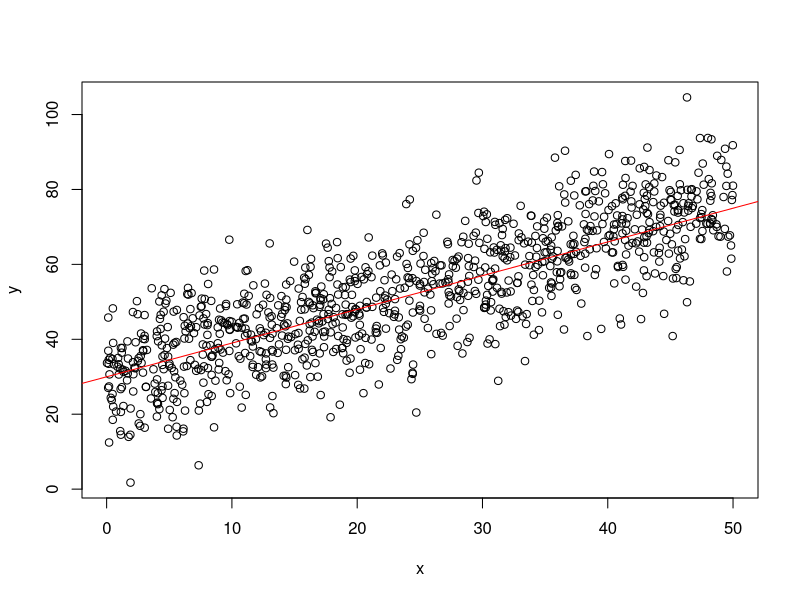
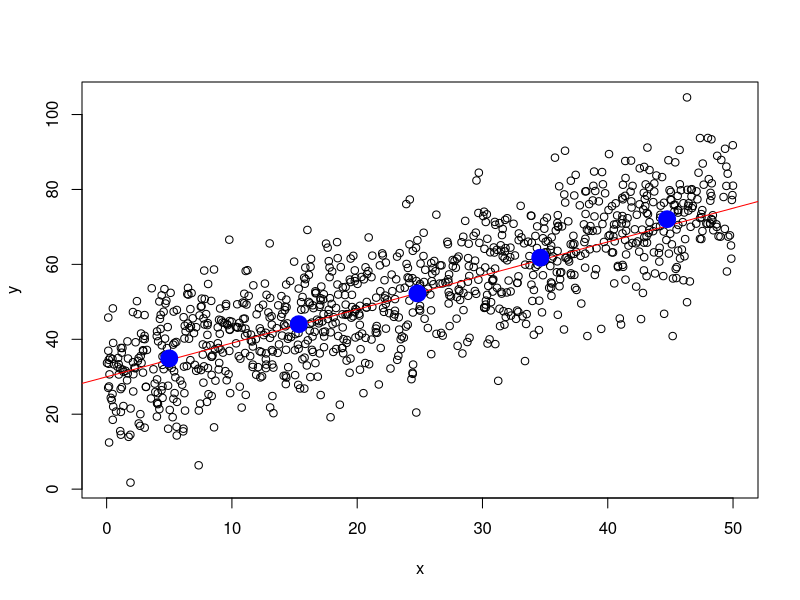
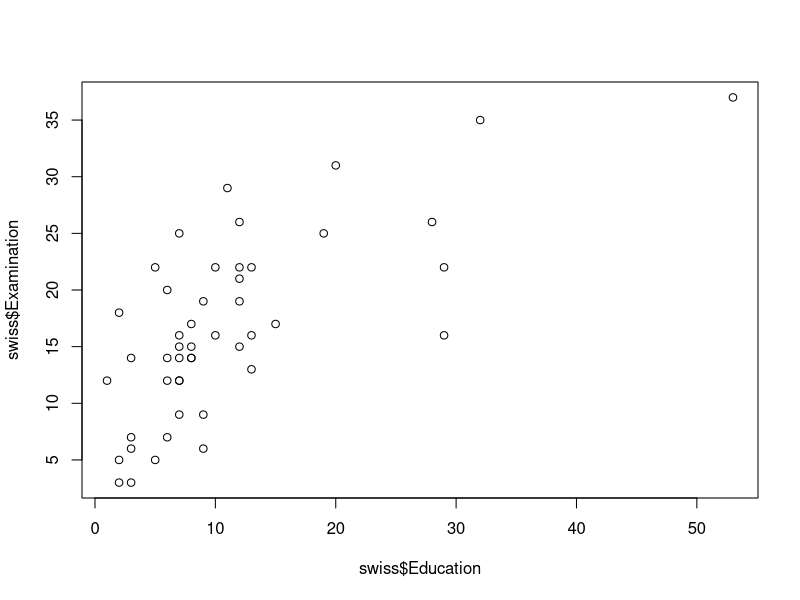
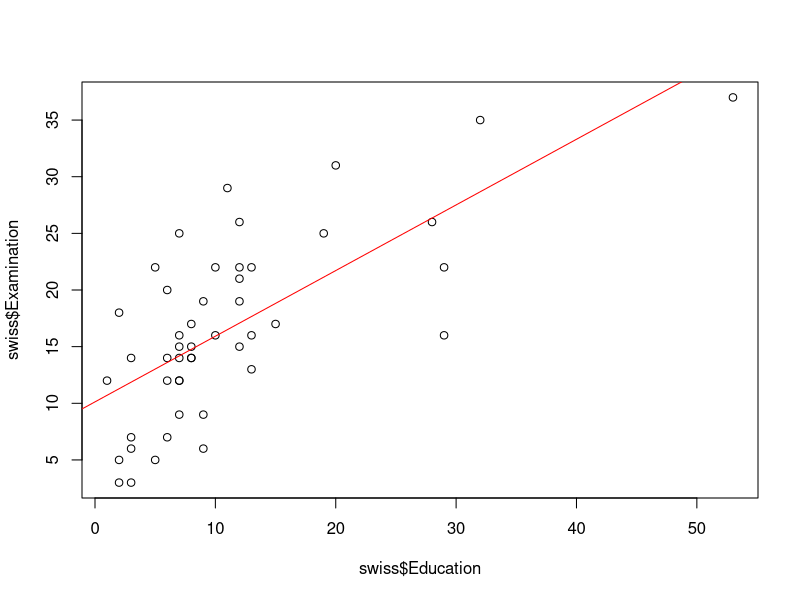

The R source for these figures, in order:

## Merging -------------------------------------------------------------------------------------------------
# load packages
library(tidyverse)

# initiate data frame on persons' personal spending
df_c <- data.frame(id = c(1:3,1:3),
                   money_spent= c(1000, 2000, 6000, 1500, 3000, 5500),
                   currency = c("CHF", "CHF", "USD", "EUR", "CHF", "USD"),
                   year=c(2017,2017,2017,2018,2018,2018))
df_c

# initiate data frame on persons' characteristics
df_p <- data.frame(id = 1:4,
                   first_name = c("Anna", "Betty", "Claire", "Diane"),
                   profession = c("Economist", "Data Scientist",
                                  "Data Scientist", "Economist"))
df_p


## The merge command
df_merged <- merge(df_p, df_c, by="id")
df_merged

## "inner join"
df_merged2 <- merge(df_p, df_c, by="id", all = TRUE)
df_merged2





## Selection (of variables) -------------------------------------------------------------------------------------------------
df_selection <- select(df_merged, id, year, money_spent, currency)
df_selection






## Filtering (of observations) -------------------------------------------------------------------------------------------------
filter(df_selection, year == 2018)
# several conditions
filter(df_selection, year == 2018, money_spent < 5000, currency=="EUR")









## Mutating (adjust variables, compute new variables, etc.) -------------------------------------------------------------------------------------------------

# initiate example
exchange_rates <- data.frame(exchange_rate= c(0.9, 1, 1.2),
                             currency=c("USD", "CHF", "EUR"), stringsAsFactors = FALSE)
# combine data via merge
df_selection <- merge(df_selection, exchange_rates, by="currency")

## add a new variable via mutate
df_mutated <- mutate(df_selection, money_spent_chf = money_spent * exchange_rate)
df_mutated


## Compute Summary Statistics -------------------------------------------------------------------------------------------------
# simple example with the summarise function
summarise(df_mutated, 
          mean = mean(money_spent_chf),
          standard_deviation = sd(money_spent_chf),
          median = median(money_spent_chf),
          N = n())


## Compute aggregates per "group"/category (here per year)
by_year <- group_by(df_mutated, year)
summarise(by_year, 
          mean = mean(money_spent_chf),
          standard_deviation = sd(money_spent_chf),
          median = median(money_spent_chf),
          N = n())


## Summarizing the Swiss data set -------------------------------------------------------------------------------------------------
# load data
data("swiss")

## "Old approach" via sapply 
sapply(swiss, mean)

## Via summarise
summarise(swiss, 
          Fertility = mean(Fertility),
          Agriculture = mean(Agriculture)) # etc.







# Regression Basics -------------------------------------


## Illustration with code (Monte Carlo Analysis)
# set parameter values
alpha <- 30
beta <- 0.9
N <- 1000

# draw random sample
x <- runif(N, 0, 50)
# draw the random errors (all the other factors also affecting y)
epsilon <- rnorm(N, sd=10)
# compute the dependent variable values
y <- alpha + beta*x + epsilon


## Inspect pseudo data visually
plot(x,y)
abline(a = alpha, b=beta, col="red")



# compute average y per x intervals
lower <- c(0,10,20,30,40)
upper <- c(lower[-1], 50)
n_intervals <- length(lower)
y_bars <- list()
length(y_bars) <- n_intervals
x_bars <- list()
length(x_bars) <- n_intervals
for (i in 1:n_intervals){
  y_bars[i] <- mean(y[lower[i] <= x & x < upper[i]])
  x_bars[i] <- mean(x[lower[i] <= x & x < upper[i]])

}
y_bars <- unlist(y_bars)
x_bars <- unlist(x_bars)

# add to plot
plot(x,y)
abline(a = alpha, b=beta, col="red")
points(x_bars, y_bars, col="blue", lwd=10)


## Computation of slope coefficient ("averaging out u")
(mean(y) -30)/mean(x)


## Data Analytics perspective: data example
## # load the data
## data(swiss)
## # look at the description
## ?swiss


# load the data
data(swiss)
# inspect raw data
plot(swiss$Education, swiss$Examination)

# implement the simple OLS estimator
# verify implementation with simulated data from above
# my_ols(y,x) 
# should be very close to alpha=30 and beta=0.9
my_ols <- 
  function(y,x) {
    N <- length(y)
    betahat <- (sum(y*x) - N*mean(x)*mean(y)) / (sum(x^2)-N*mean(x)^2)
    alphahat <- mean(y)-betahat*mean(x)
    
    return(list(alpha=alphahat,beta=betahat))
  }

# estimate effect of Education on Examination
estimates <- my_ols(swiss$Examination, swiss$Education)
estimates


## inspect result
plot(swiss$Education, swiss$Examination)
abline(estimates$alpha, estimates$beta, col="red")


## linear regression in R 
estimates2 <- lm(Examination~Education, data=swiss)
estimates2
summary(estimates2)


